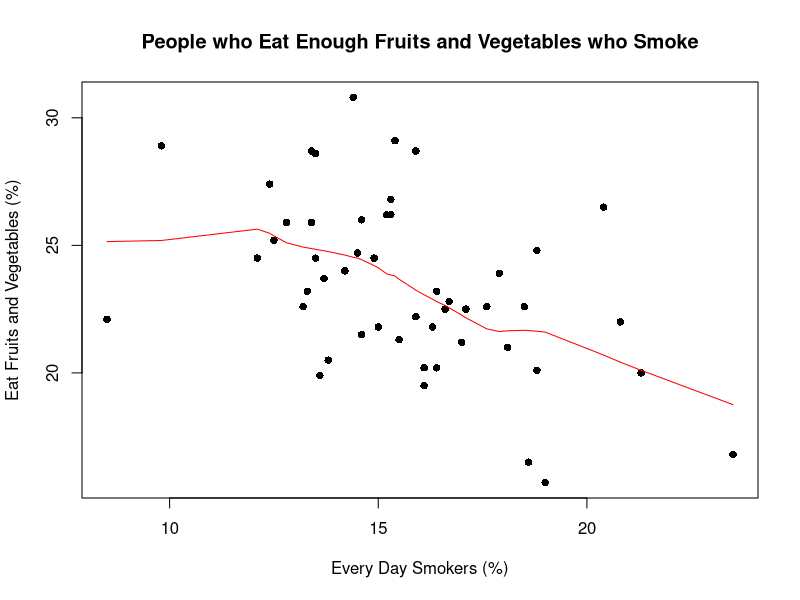
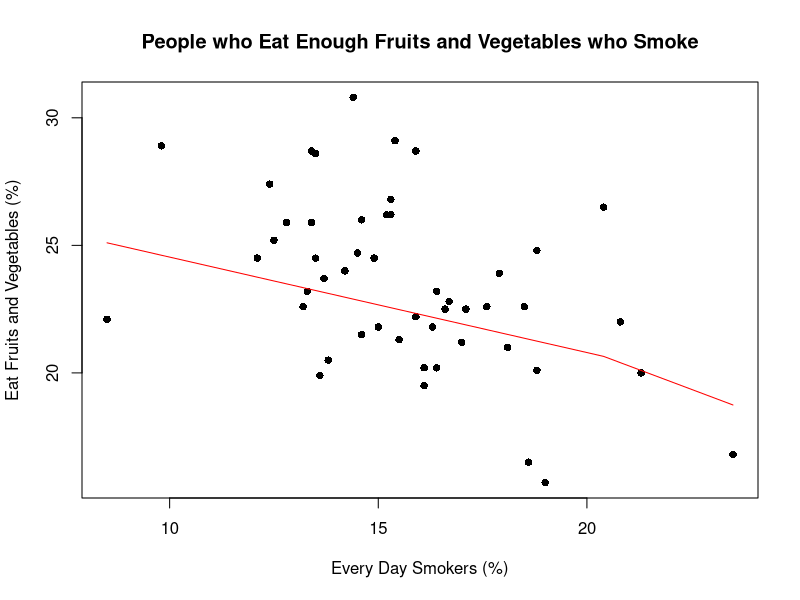
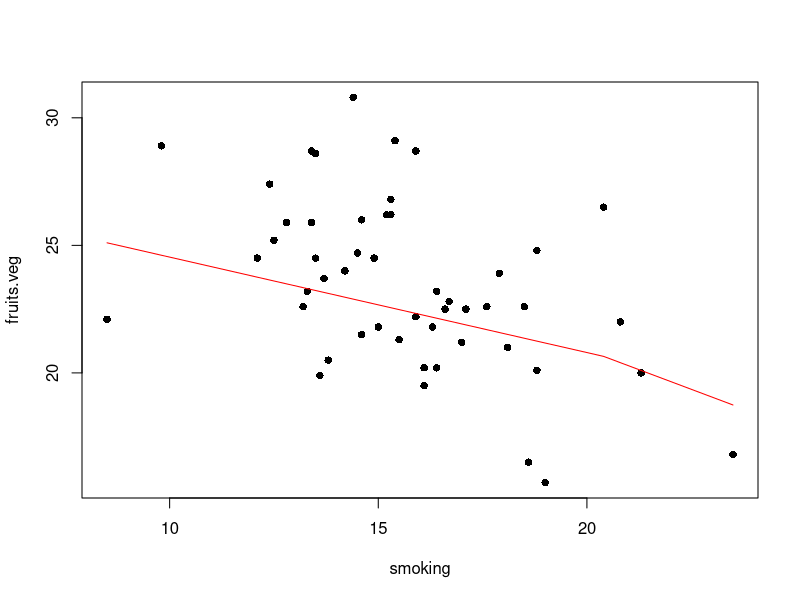
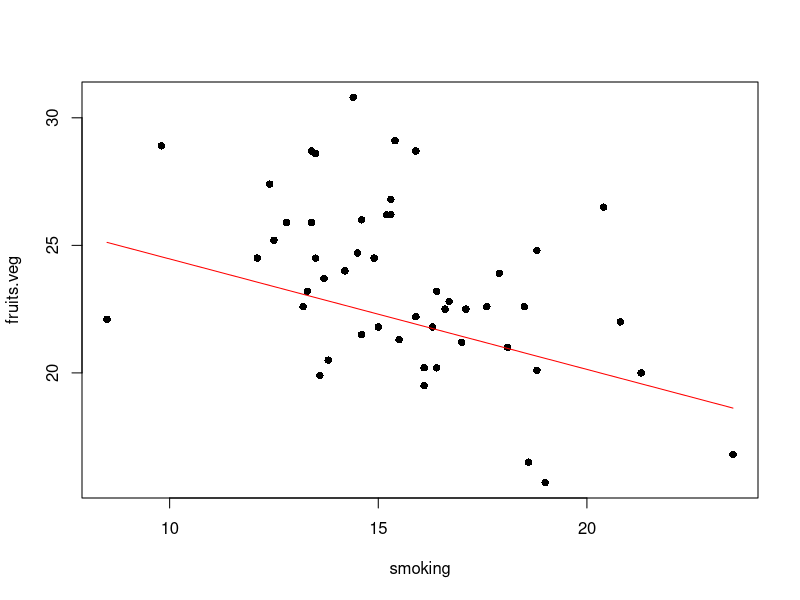
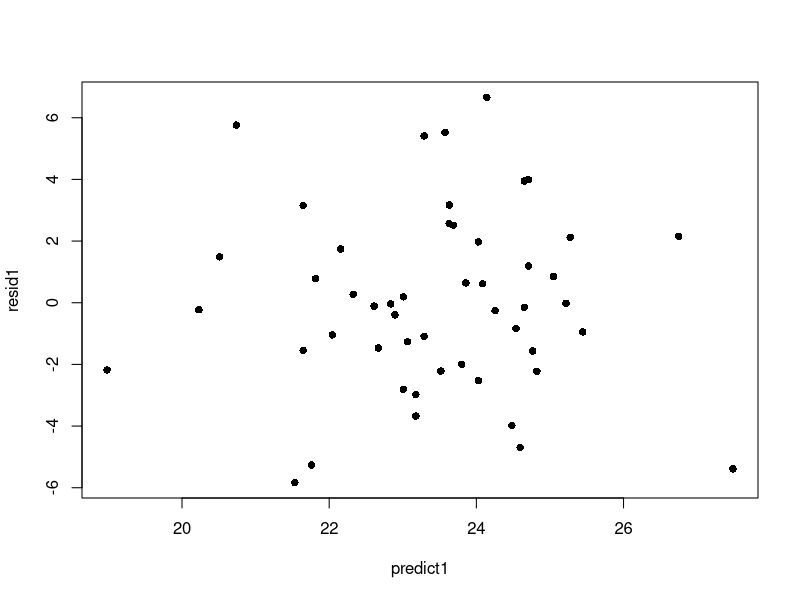
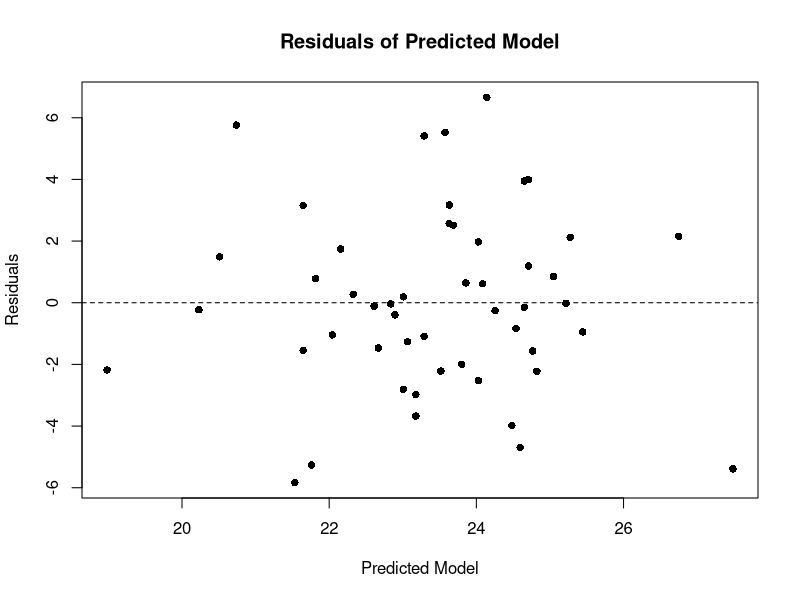
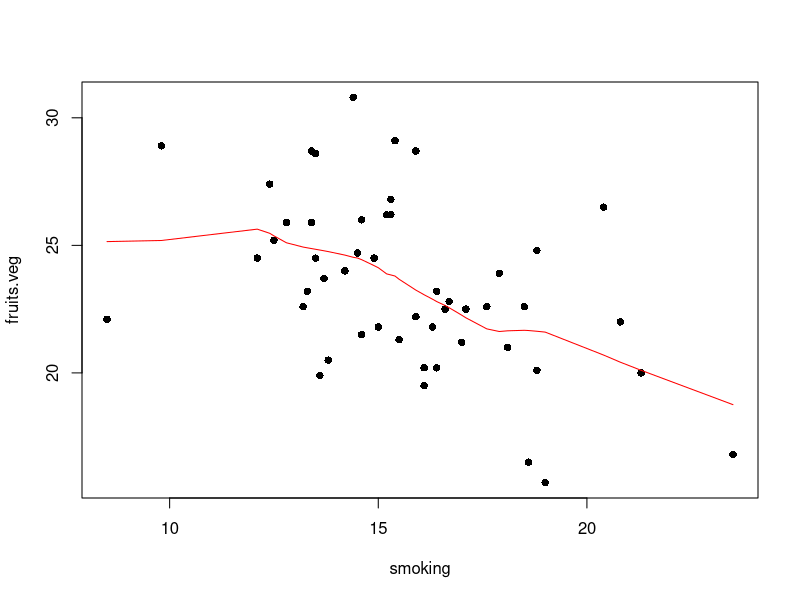
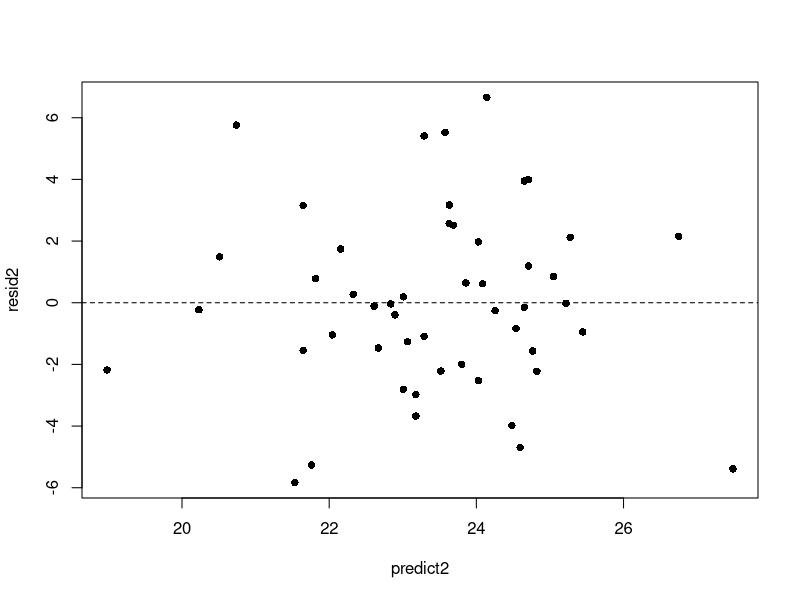

Reproduce these figures in R, in order. (Note: this script raises an error after producing the figures.)
####################################################################################################################### COMM 581 - Assignment 2 - Regression Analysis
# Gurpal Bisra
# Student #: 69295061
# Data: Fruits_veg_and_smoking
# Centers for Disease Prevention and Control (CDC) 
######################################################################################################################

mydata <- read.csv("Fruits_veg_and_smoking.csv", header=TRUE)
    # Explanatory variable: % of people who smoke every day
    # Response variable: % of people who eat at least 5 servings of fruits and vegetables every day

print(mydata)

str(mydata)

plot(fruits.veg ~ smoking, data=mydata, pch=16, main = "People who Eat Enough Fruits and Vegetables who Smoke", xlab="Every Day Smokers (%)", ylab="Eat Fruits and Vegetables (%)") 
# graph the response variable vs. the explanatory variable
lines(lowess(mydata$smoking, mydata$fruits.veg, delta=0.1), col="red")  # plots a line through data - cool
    # locally weighted averaged line
    # can change delta values

# Add a smoothed curve through the data (locally weighted regression)   -- but same as above
plot(fruits.veg ~ smoking, data=mydata, pch=16, main = "People who Eat Enough Fruits and Vegetables who Smoke", xlab="Every Day Smokers (%)", ylab="Eat Fruits and Vegetables (%)")  # y ~ x
x1 <- mydata$smoking[order(mydata$smoking)] #put the x-values in order
y1 <- mydata$fruits.veg[order(mydata$smoking)] # put the y-values in order based on the order of the x-values
lines(lowess(x1, y1, delta=12), col="red")

#Try some different values for delta, what do you see?
plot(fruits.veg ~ smoking, data=mydata, pch=16) # y ~ x
x1 <- mydata$smoking[order(mydata$smoking)] #put the x-values in order
y1 <- mydata$fruits.veg[order(mydata$smoking)] # put the y-values in order based on the order of the x-values
lines(lowess(x1, y1, delta=12), col="red")

plot(fruits.veg ~ smoking, data=mydata, pch=16) # y ~ x
x1 <- mydata$smoking[order(mydata$smoking)] #put the x-values in order
y1 <- mydata$fruits.veg[order(mydata$smoking)] # put the y-values in order based on the order of the x-values
lines(lowess(x1, y1, delta=100), col="red")
    # increasing delta smooths out the line you made

# -----------------------------------------------------------------
# Try fitting a linear model so that you can make the residual plot and look at it
z1 <- lm(fruits.veg ~ smoking, data=mydata)
    # z.1 <- lin(mydata$y~mydata$x)   # or do this
    # z.1 <- lin(y~x, data=mydata)    # or do this & same for plotting, plot(y~x, data=mydata)
    # z1 is the name you gave to model (i.e. x, y name of variables)
resid1 <- resid(z1)   # get residuals 
resid1

predict1 <- predict(z1)   # predictions from the results of various model fitting functions
predict1


# residual plot
plot(resid1 ~ predict1, pch=16) 

# residual plot with a line at residuals = 0
plot(resid1 ~ predict1, pch=16, main = "Residuals of Predicted Model", xlab="Predicted Model", ylab="Residuals")
abline(0,0, lty=2) #line type = 2

# note: par(mfrow=c(2,2))
# plot(lm(sales~dwelling.permits.data=mydata))

# Is this linear?
# NO - no balance

# Let's try another model
plot(fruits.veg ~ smoking, data=mydata, pch=16)
x2 <- mydata$smoking[order(mydata$smoking)]
y2 <- mydata$fruits.veg[order(mydata$smoking)]
lines(lowess(x2, y2, delta=0.1), col="red")


z2 <- lm(fruits.veg ~ smoking, data=mydata)
resid2 <- resid(z2)
resid2

predict2 <- predict(z2)
predict2

# Residual plot
plot(resid2 ~ predict2, pch=16)
abline(0,0, lty=2)

# looks linear, circle outliers for assumption 2
# hard to say if assumption 2 met or not because need more points

# Use the residual plot to assess Assumption #2
hist(resid2)
hist(resid2, breaks = seq(-10, 10, by=0.5))

# R provides you with some plots to look at model fit
plot(z2)  # then press enter in console   -- get Q-Q plot! :)

# To conduct the normality tests, you will need to install a package in R called "nortest"
    # slide 24, here we want H0 to be true, we want p > alpha value (i.e. 0.05) (opposite to normal)
    # in all 4 cases, fail to reject so that's great :)

library(nortest)
shapiro.test(resid2) #Shapiro-Wilk test; don't need library for this one
ad.test(resid2) #Anderson-Darling test
cvm.test(resid2) #Cramer-von Mises
lillie.test(resid2) #Kolmogorov-Smirnov

# recall, there are other ways to check this too

# Assumption 4, not known how data collected, so can't say yet

#Is the regression significant?    

anova(z2) # This gives the analysis of variance table with the F-test for the significance of the regression 
    # result with F-statistic of 0.4443. but find F-critical then compare
    # result with p-value = 0.5131 --> fail to reject H0 because p > alpha; therefore, meaning regression is not significant
        # thus, not work with data anymore

summary(z2) # This gives the co-efficients and t tests to see if they differ from zero. The test of the regression is at the bottom (with the F-statistic) and the r-squared value is given. However, if the regression is not significant, there is no value in looking at the r-squared value.

# Note the p-value from the anova table and for the t-test for the co-efficient of the x-variable. What would explain this observation?

------------
# NOW, NEW PART - test the intercept and slope
# plot with regression line
plot(fruits.veg ~ smoking, data=mydata, pch=16)
abline(z1, lty = 2)     # lty = line type, 2 makes dashed, nothing means solid
# Plot 5    - regression line fits well, yay!

# create vectors and dataframes with data for confidence bands (CI)
# CI either straight line or curved line (complicated)
# OR create new sequence of x-values, cover range of data, seen below
xnew <- seq(min(mydata$smoking), max(mydata$smoking), length.out = 100)   # 100 points
xnew
# Now plug in each value of x and calculate the CI value for it
ynew.ci <- data.frame(predict(z1, newdata = data.frame(smoking = xnew), interval = "confidence", level = 0.95))
# get fit (i.e. fitted values), lwr (i.e. lower band), and upr (i.e. upper band)
ynew.ci


# create the plot with the regression line and the confidence bands
# here predict a mean
plot(fruits.veg ~ smoking, data=mydata, pch=16, main = "Regression Line and Confidence Bands", xlab="Every Day Smokers (%)", ylab="Eat Fruits and Vegetables (%)") 
abline(z1, lty = 1, col = "red")
lines(ynew.ci$lwr ~ xnew, lty = 2, col = "blue")
lines(ynew.ci$upr ~ xnew, lty = 2, col = "blue")
# Plot 6 = regression line with confidence intervals


# create vectors and dataframes with data for prediction intervals -- ONLY DIFFERENCE select predict instead
# wider because predict a single point, not a mean
xnew <- seq(min(mydata$smoking), max(mydata$smoking), length.out = 100)
ynew.pred <- data.frame(predict(z1, newdata = data.frame(smoking = xnew), interval = "prediction", level = 0.95))

plot(fruits.veg ~ smoking, data=mydata, pch=16, main = "Regression Line and Prediction Intervals", xlab="Every Day Smokers (%)", ylab="Eat Fruits and Vegetables (%)")
abline(z1, lty = 1, col = "red")
lines(ynew.pred$lwr ~ xnew, lty = 2, col = "blue")
lines(ynew.pred$upr ~ xnew, lty = 2, col = "blue")
